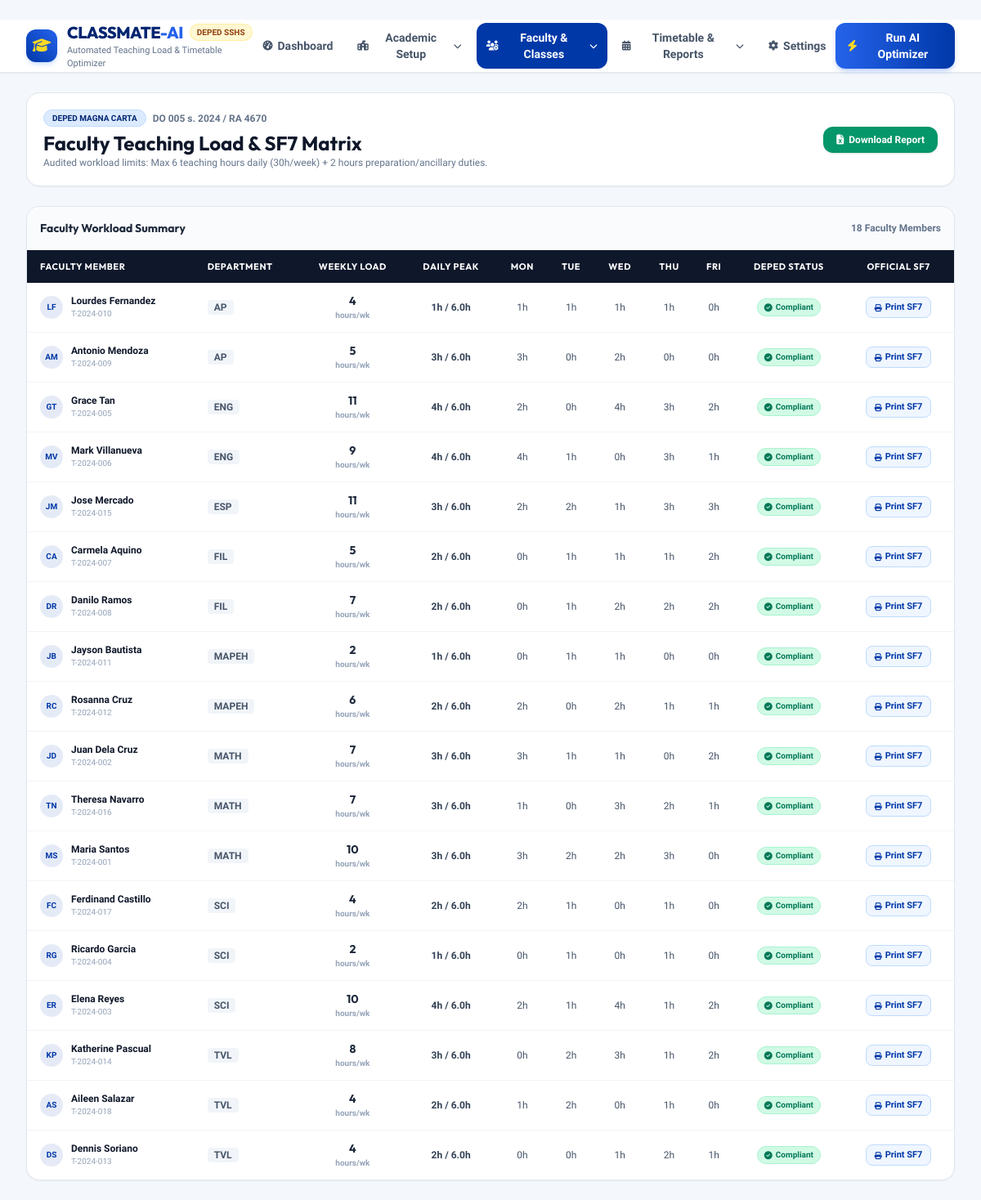
The app's page /teacher-loads/, older data.
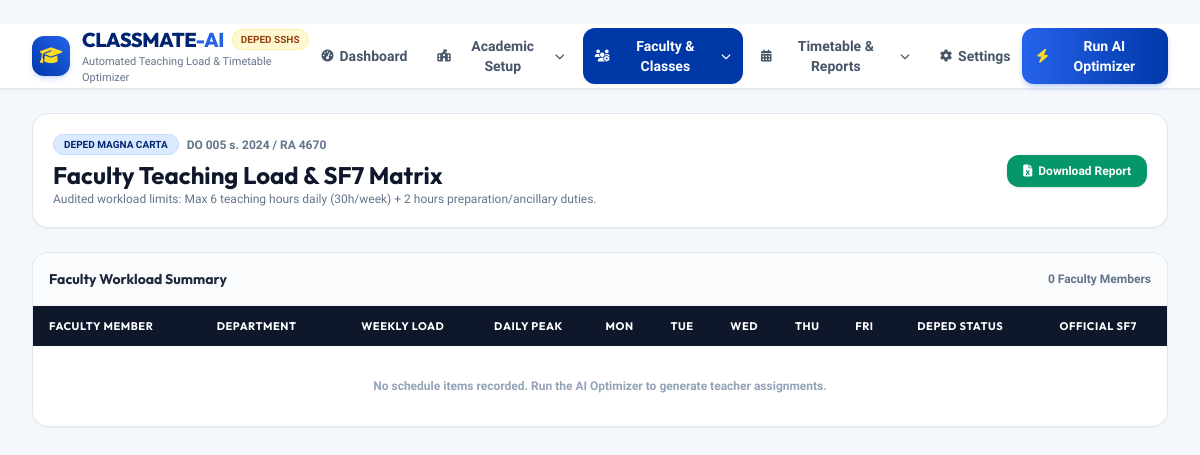
The same page, newer data.
### scheduler/models.py (models this page shows, shortened)
class Teacher(models.Model):
    CURRICULUM_LEVEL_CHOICES = [
        ('jhs', 'Junior High School (Grades 7–10)'),
        ('shs', 'Senior High School (Grades 11–12)'),
        ('both', 'Both JHS & SHS (Integrated)'),
    ]
    employee_id = models.CharField(max_length=30, unique=True)
    first_name = models.CharField(max_length=50)
    last_name = models.CharField(max_length=50)
    email = models.EmailField(blank=True, default='')
    curriculum_level = models.CharField(max_length=20, choices=CURRICULUM_LEVEL_CHOICES, default='both')
    department = models.ForeignKey(Department, on_delete=models.SET_NULL, null=True, blank=True, related_name='teachers')
    max_daily_hours = models.FloatField(default=6.0, help_text="DepEd DO 005 s. 2024 (max 6h actual teaching)")
    max_weekly_hours = models.FloatField(default=30.0)
    preferred_vacant_period = models.IntegerField(null=True, blank=True, help_text="Preferred vacant period (1-8)")
    is_active = models.BooleanField(default=True)
    @property
    def full_name(self):
        return f"{self.first_name} {self.last_name}"

class Department(models.Model):
    code = models.CharField(max_length=20, unique=True)
    name = models.CharField(max_length=100)

### scheduler/views.py (the view)
# urls.py: path('teacher-loads/', views.teacher_loads_view, name='teacher_loads'),
def teacher_loads_view(request):
    schedule = Schedule.objects.order_by('-updated_at').first()
    teachers = Teacher.objects.filter(is_active=True).select_related('department').order_by('department__code', 'last_name')
    load_data = []
    if schedule:
        items = ScheduleItem.objects.filter(schedule=schedule).select_related('teacher', 'time_slot', 'subject', 'section')
        for t in teachers:
            t_items = [it for it in items if it.teacher_id == t.id]
            total_periods = len(t_items)
            daily_counts = {1: 0, 2: 0, 3: 0, 4: 0, 5: 0}
            for it in t_items:
                daily_counts[it.time_slot.day_of_week] += 1
            max_day_load = max(daily_counts.values()) if daily_counts.values() else 0
            is_overloaded = max_day_load > t.max_daily_hours or total_periods > t.max_weekly_hours
            load_data.append({
                'teacher': t,
                'total_periods': total_periods,
                'daily_counts': daily_counts,
                'max_day_load': max_day_load,
                'is_overloaded': is_overloaded,
                'compliance_status': 'Overload Warning' if is_overloaded else 'DepEd Compliant',
                'items': t_items,
            })
    context = {
        'schedule': schedule,
        'load_data': load_data,
    }
    return render(request, 'teacher_loads.html', context)

### templates/teacher_loads.html (shortened to what the changed rows need)
﻿{% extends 'base.html' %}
{% block content %}
<div class="space-y-6">
    <div class="bg-white rounded-2xl p-5 border border-slate-200 shadow-sm flex flex-col sm:flex-row sm:items-center justify-between gap-3">
        <div>
            <h1 class="text-xl sm:text-2xl font-bold font-heading text-slate-900 mt-1">
                Faculty Teaching Load & SF7 Matrix
            </h1>
        </div>
    </div>
    <div class="bg-white rounded-2xl border border-slate-200 shadow-sm overflow-hidden">
        <div class="p-4 border-b border-slate-100 bg-slate-50/70 flex items-center justify-between">
            <h2 class="font-heading font-bold text-sm text-slate-800">Faculty Workload Summary</h2>
            <span class="text-xs text-slate-500 font-semibold">{{ load_data|length }} Faculty Members</span>
        </div>
        <div class="overflow-x-auto">
            <table class="w-full text-left text-xs border-collapse">
                <thead class="bg-slate-900 text-white uppercase text-[11px] font-heading tracking-wider">
                    <tr>
                        <th class="py-3 px-4">Faculty Member</th>
                        <th class="py-3 px-3">Department</th>
                        <th class="py-3 px-3 text-center">Weekly Load</th>
                        <th class="py-3 px-3 text-center">Daily Peak</th>
                        <th class="py-3 px-3 text-center">Mon</th>
                        <th class="py-3 px-3 text-center">Tue</th>
                        <th class="py-3 px-3 text-center">Wed</th>
                        <th class="py-3 px-3 text-center">Thu</th>
                        <th class="py-3 px-3 text-center">Fri</th>
                        <th class="py-3 px-3 text-center">DepEd Status</th>
                        <th class="py-3 px-4 text-center">Official SF7</th>
                    </tr>
                </thead>
                <tbody class="divide-y divide-slate-100">
                    {% for row in load_data %}
                    <tr class="hover:bg-slate-50/80 transition">
                        <td class="py-3 px-4 font-bold text-slate-900">
                            <div class="flex items-center space-x-2.5">
                                <div class="w-7 h-7 rounded-full bg-deped-blue/10 text-deped-blue font-bold flex items-center justify-center text-[10px]">
                                    {{ row.teacher.first_name|slice:":1" }}{{ row.teacher.last_name|slice:":1" }}
                                </div>
                                <div>
                                    <span class="block">{{ row.teacher.full_name }}</span>
                                    <span class="text-[10px] text-slate-400 block font-normal">{{ row.teacher.employee_id }}</span>
                                </div>
                            </div>
                        </td>
                        <td class="py-3 px-3 text-slate-600 font-medium">
                            <span class="px-2 py-0.5 rounded bg-slate-100 font-semibold">{{ row.teacher.department.code }}</span>
                        </td>
                        <td class="py-3 px-3 text-center font-bold text-slate-800">
                            <span class="text-sm font-heading">{{ row.total_periods }}</span>
                            <span class="text-[10px] text-slate-400 block">hours/wk</span>
                        </td>
                        <td class="py-3 px-3 text-center font-bold">
                            <span class="{% if row.max_day_load > row.teacher.max_daily_hours %}text-red-600{% else %}text-slate-700{% endif %}">
                                {{ row.max_day_load }}h / {{ row.teacher.max_daily_hours }}h
                            </span>
                        </td>
                        <td class="py-3 px-2 text-center text-slate-600">{{ row.daily_counts.1 }}h</td>
                        <td class="py-3 px-2 text-center text-slate-600">{{ row.daily_counts.2 }}h</td>
                        <td class="py-3 px-2 text-center text-slate-600">{{ row.daily_counts.3 }}h</td>
                        <td class="py-3 px-2 text-center text-slate-600">{{ row.daily_counts.4 }}h</td>
                        <td class="py-3 px-2 text-center text-slate-600">{{ row.daily_counts.5 }}h</td>
                        <td class="py-3 px-3 text-center">
                            {% if row.is_overloaded %}
                            <span class="inline-flex items-center px-2 py-0.5 rounded-full text-[10px] font-bold bg-red-100 text-red-700 border border-red-200">
                                <i class="fa-solid fa-triangle-exclamation mr-1"></i> Overload
                            </span>
                            {% else %}
                            <span class="inline-flex items-center px-2 py-0.5 rounded-full text-[10px] font-bold bg-emerald-100 text-emerald-700 border border-emerald-200">
                                <i class="fa-solid fa-circle-check mr-1"></i> Compliant
                            </span>
                            {% endif %}
                        </td>
                        <td class="py-3 px-4 text-center">
                            <a href="{% url 'print_sf7' row.teacher.id %}" target="_blank" class="px-2.5 py-1 rounded-lg bg-blue-50 text-deped-blue hover:bg-deped-blue hover:text-white transition font-bold text-[11px] inline-flex items-center space-x-1 border border-blue-200">
                                <i class="fa-solid fa-print text-[9px]"></i>
                                <span>Print SF7</span>
                            </a>
                        </td>
                    </tr>
                    {% empty %}
                    <tr>
                        <td colspan="11" class="py-8 text-center text-slate-400 font-semibold">
                            No schedule items recorded. Run the AI Optimizer to generate teacher assignments.
                        </td>
                    </tr>
                    {% endfor %}
                </tbody>
            </table>
        </div>
    </div>
</div>
{% endblock %}

Row changes from the older to the newer data that the page shows:
removed Teacher: teacher.first_name "L", teacher.last_name "F", teacher.full_name "Lourdes Fernandez", teacher.employee_id "T-2024-010", teacher.department.code "AP", total_periods "4", max_day_load "1", teacher.max_daily_hours "6.0", daily_counts.1 "1", daily_counts.2 "1", daily_counts.3 "1", daily_counts.4 "1", daily_counts.5 "0"
removed Teacher: teacher.first_name "A", teacher.last_name "M", teacher.full_name "Antonio Mendoza", teacher.employee_id "T-2024-009", teacher.department.code "AP", total_periods "5", max_day_load "3", teacher.max_daily_hours "6.0", daily_counts.1 "3", daily_counts.2 "0", daily_counts.3 "2", daily_counts.4 "0", daily_counts.5 "0"
removed Teacher: teacher.first_name "G", teacher.last_name "T", teacher.full_name "Grace Tan", teacher.employee_id "T-2024-005", teacher.department.code "ENG", total_periods "11", max_day_load "4", teacher.max_daily_hours "6.0", daily_counts.1 "2", daily_counts.2 "0", daily_counts.3 "4", daily_counts.4 "3", daily_counts.5 "2"
removed Teacher: teacher.first_name "M", teacher.last_name "V", teacher.full_name "Mark Villanueva", teacher.employee_id "T-2024-006", teacher.department.code "ENG", total_periods "9", max_day_load "4", teacher.max_daily_hours "6.0", daily_counts.1 "4", daily_counts.2 "1", daily_counts.3 "0", daily_counts.4 "3", daily_counts.5 "1"
removed Teacher: teacher.first_name "J", teacher.last_name "M", teacher.full_name "Jose Mercado", teacher.employee_id "T-2024-015", teacher.department.code "ESP", total_periods "11", max_day_load "3", teacher.max_daily_hours "6.0", daily_counts.1 "2", daily_counts.2 "2", daily_counts.3 "1", daily_counts.4 "3", daily_counts.5 "3"
removed Teacher: teacher.first_name "C", teacher.last_name "A", teacher.full_name "Carmela Aquino", teacher.employee_id "T-2024-007", teacher.department.code "FIL", total_periods "5", max_day_load "2", teacher.max_daily_hours "6.0", daily_counts.1 "0", daily_counts.2 "1", daily_counts.3 "1", daily_counts.4 "1", daily_counts.5 "2"
removed Teacher: teacher.first_name "D", teacher.last_name "R", teacher.full_name "Danilo Ramos", teacher.employee_id "T-2024-008", teacher.department.code "FIL", total_periods "7", max_day_load "2", teacher.max_daily_hours "6.0", daily_counts.1 "0", daily_counts.2 "1", daily_counts.3 "2", daily_counts.4 "2", daily_counts.5 "2"
removed Teacher: teacher.first_name "J", teacher.last_name "B", teacher.full_name "Jayson Bautista", teacher.employee_id "T-2024-011", teacher.department.code "MAPEH", total_periods "2", max_day_load "1", teacher.max_daily_hours "6.0", daily_counts.1 "0", daily_counts.2 "1", daily_counts.3 "1", daily_counts.4 "0", daily_counts.5 "0"
removed Teacher: teacher.first_name "R", teacher.last_name "C", teacher.full_name "Rosanna Cruz", teacher.employee_id "T-2024-012", teacher.department.code "MAPEH", total_periods "6", max_day_load "2", teacher.max_daily_hours "6.0", daily_counts.1 "2", daily_counts.2 "0", daily_counts.3 "2", daily_counts.4 "1", daily_counts.5 "1"
removed Teacher: teacher.first_name "J", teacher.last_name "D", teacher.full_name "Juan Dela Cruz", teacher.employee_id "T-2024-002", teacher.department.code "MATH", total_periods "7", max_day_load "3", teacher.max_daily_hours "6.0", daily_counts.1 "3", daily_counts.2 "1", daily_counts.3 "1", daily_counts.4 "0", daily_counts.5 "2"
removed Teacher: teacher.first_name "T", teacher.last_name "N", teacher.full_name "Theresa Navarro", teacher.employee_id "T-2024-016", teacher.department.code "MATH", total_periods "7", max_day_load "3", teacher.max_daily_hours "6.0", daily_counts.1 "1", daily_counts.2 "0", daily_counts.3 "3", daily_counts.4 "2", daily_counts.5 "1"
removed Teacher: teacher.first_name "M", teacher.last_name "S", teacher.full_name "Maria Santos", teacher.employee_id "T-2024-001", teacher.department.code "MATH", total_periods "10", max_day_load "3", teacher.max_daily_hours "6.0", daily_counts.1 "3", daily_counts.2 "2", daily_counts.3 "2", daily_counts.4 "3", daily_counts.5 "0"
removed Teacher: teacher.first_name "F", teacher.last_name "C", teacher.full_name "Ferdinand Castillo", teacher.employee_id "T-2024-017", teacher.department.code "SCI", total_periods "4", max_day_load "2", teacher.max_daily_hours "6.0", daily_counts.1 "2", daily_counts.2 "1", daily_counts.3 "0", daily_counts.4 "1", daily_counts.5 "0"
removed Teacher: teacher.first_name "R", teacher.last_name "G", teacher.full_name "Ricardo Garcia", teacher.employee_id "T-2024-004", teacher.department.code "SCI", total_periods "2", max_day_load "1", teacher.max_daily_hours "6.0", daily_counts.1 "0", daily_counts.2 "1", daily_counts.3 "0", daily_counts.4 "1", daily_counts.5 "0"
removed Teacher: teacher.first_name "E", teacher.last_name "R", teacher.full_name "Elena Reyes", teacher.employee_id "T-2024-003", teacher.department.code "SCI", total_periods "10", max_day_load "4", teacher.max_daily_hours "6.0", daily_counts.1 "2", daily_counts.2 "1", daily_counts.3 "4", daily_counts.4 "1", daily_counts.5 "2"
removed Teacher: teacher.first_name "K", teacher.last_name "P", teacher.full_name "Katherine Pascual", teacher.employee_id "T-2024-014", teacher.department.code "TVL", total_periods "8", max_day_load "3", teacher.max_daily_hours "6.0", daily_counts.1 "0", daily_counts.2 "2", daily_counts.3 "3", daily_counts.4 "1", daily_counts.5 "2"
removed Teacher: teacher.first_name "A", teacher.last_name "S", teacher.full_name "Aileen Salazar", teacher.employee_id "T-2024-018", teacher.department.code "TVL", total_periods "4", max_day_load "2", teacher.max_daily_hours "6.0", daily_counts.1 "1", daily_counts.2 "2", daily_counts.3 "0", daily_counts.4 "1", daily_counts.5 "0"
removed Teacher: teacher.first_name "D", teacher.last_name "S", teacher.full_name "Dennis Soriano", teacher.employee_id "T-2024-013", teacher.department.code "TVL", total_periods "4", max_day_load "2", teacher.max_daily_hours "6.0", daily_counts.1 "0", daily_counts.2 "0", daily_counts.3 "1", daily_counts.4 "2", daily_counts.5 "1"
Text that changed along with them:
{{ load_data|length }}: "18" → "0"
text now shown: "No schedule items recorded. Run the AI Optimizer to generate teacher assignments."
